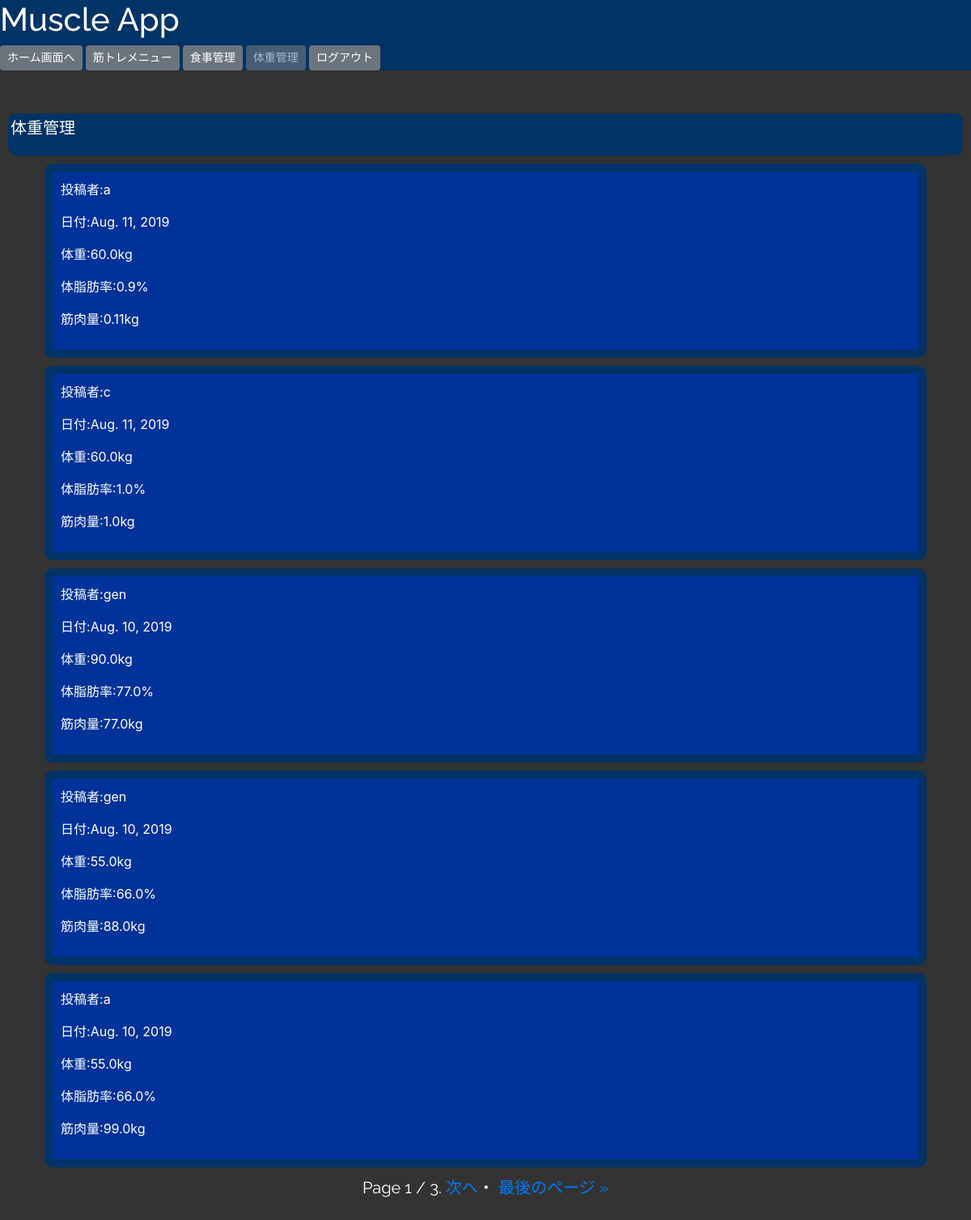
/timeline/body/ (signed in), run on an earlier commit of the app's database.
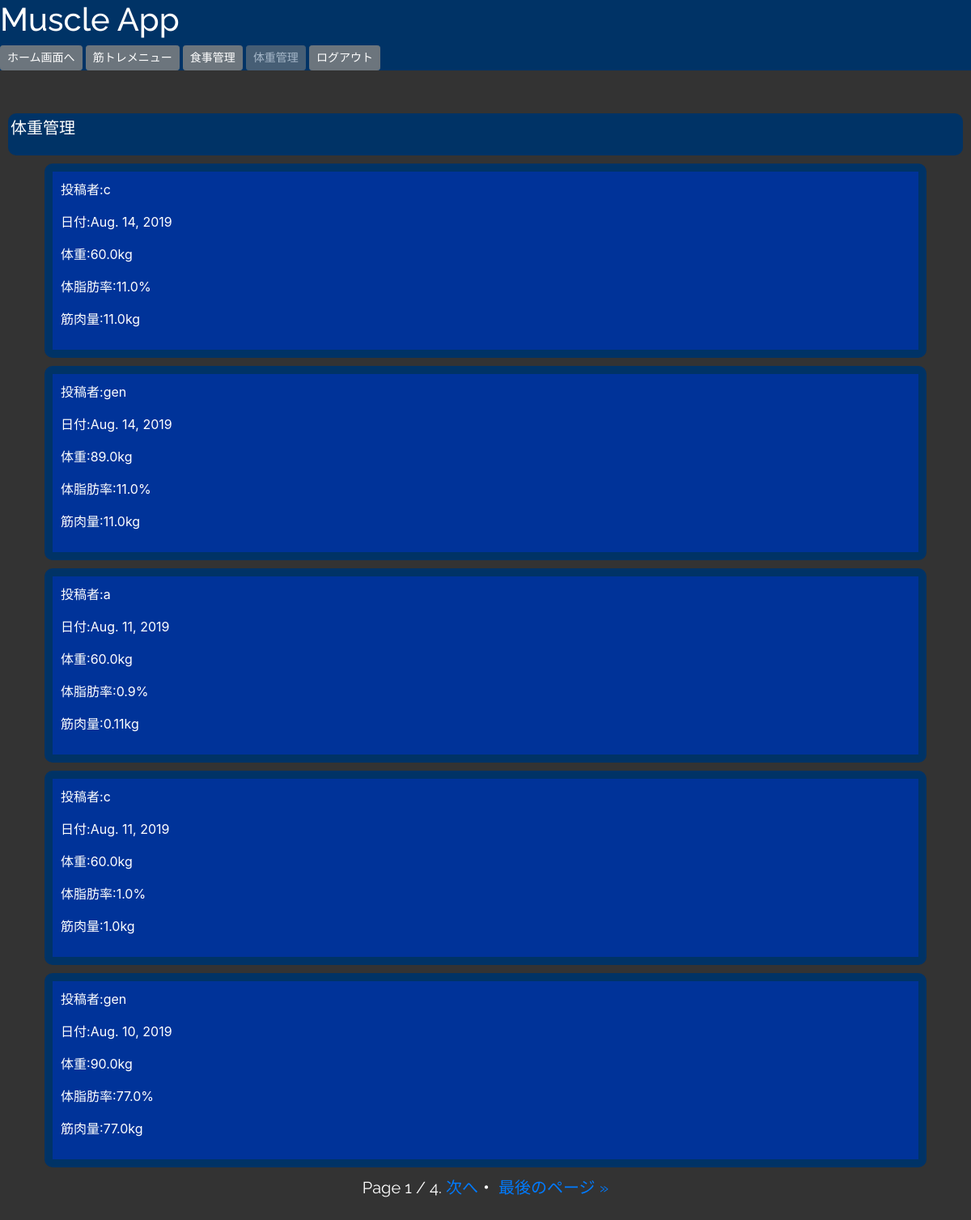
And on a later commit of the database.
### muscleapp/models.py (models this page shows)
class BodyModel(models.Model):
    weight = models.FloatField()
    percent_body_fat = models.FloatField(default=0)
    muscle_mass = models.FloatField(default=0)
    date = models.DateField(default=localdate())
    maintenance_calorie = models.FloatField(default=0)
    cutting_calorie = models.FloatField(default=0)
    increasing_calorie = models.FloatField(default=0)
    author = models.CharField(max_length=100)

### muscleapp/views.py (the view)
# urls.py: path('timeline/body/', timeline_bodyfunc, name='timeline_body'),
@login_required
def timeline_bodyfunc(request):
    body = BodyModel.objects.order_by('-date').all()
    paginator = Paginator(body, 5)
    page = request.GET.get('page')
    body_data = paginator.get_page(page)
    return render(request, 'timeline_body.html', {'body_data': body_data})

### templates/timeline_body.html (shortened to what this page needs)
{% extends 'base_afterlogin.html' %}
{% block customcss %}
{% load static %}
<link rel="stylesheet" type="text/css" href="{% static 'timeline.css' %}">
{% endblock customcss %}
{% block header %}
<h1>Muscle App</h1>
    <a href="{% url 'home' %}" class="btn btn-secondary btn-sm">ホーム画面へ</a>
    <a href="{% url 'timeline_workout' %}" class="btn btn-secondary btn-sm">筋トレメニュー</a>
    <a href="{% url 'timeline_diet' %}" class="btn btn-secondary btn-sm">食事管理</a>
    <a href="{% url 'timeline_body' %}" class="btn btn-secondary disabled btn-sm">体重管理</a>
{% endblock header %}
{% block content %}
<div class="menu">
    <p>体重管理</p>
</div>
{% for item in body_data %}
<div class="container">
<div class="info">
    <p>投稿者:{{ item.author }}</p>
    <p>日付:{{ item.date }}</p>
    <p>体重:{{ item.weight }}kg</p>
    <p>体脂肪率:{{ item.percent_body_fat }}%</p>
    <p>筋肉量:{{ item.muscle_mass }}kg</p>
</div>
</div>
{% endfor %}
{% endblock content %}
{% block paginator %}
<span class="step-links">
        <span class="current">
            Page {{ body_data.number }} / {{ body_data.paginator.num_pages }}.
        </span>
        {% if body_data.has_next %}
            <a href="?page={{ body_data.next_page_number }}">次へ</a>・
            <a href="?page={{ body_data.paginator.num_pages }}">最後のページ &raquo;</a>
        {% endif %}
</span>
{% endblock paginator %}

What changed in the data, as far as the page shows it:
no longer on this page (row unchanged): BodyModel: author "gen", date "Aug. 10, 2019", weight "55.0", percent_body_fat "66.0", muscle_mass "88.0"
no longer on this page (row unchanged): BodyModel: author "a", date "Aug. 10, 2019", weight "55.0", percent_body_fat "66.0", muscle_mass "99.0"
added BodyModel: author "c", date "Aug. 14, 2019", weight "60.0", percent_body_fat "11.0", muscle_mass "11.0"
added BodyModel: author "gen", date "Aug. 14, 2019", weight "89.0", percent_body_fat "11.0", muscle_mass "11.0"
Also different on the page:
{{ body_data.paginator.num_pages }}: "3" → "4"
